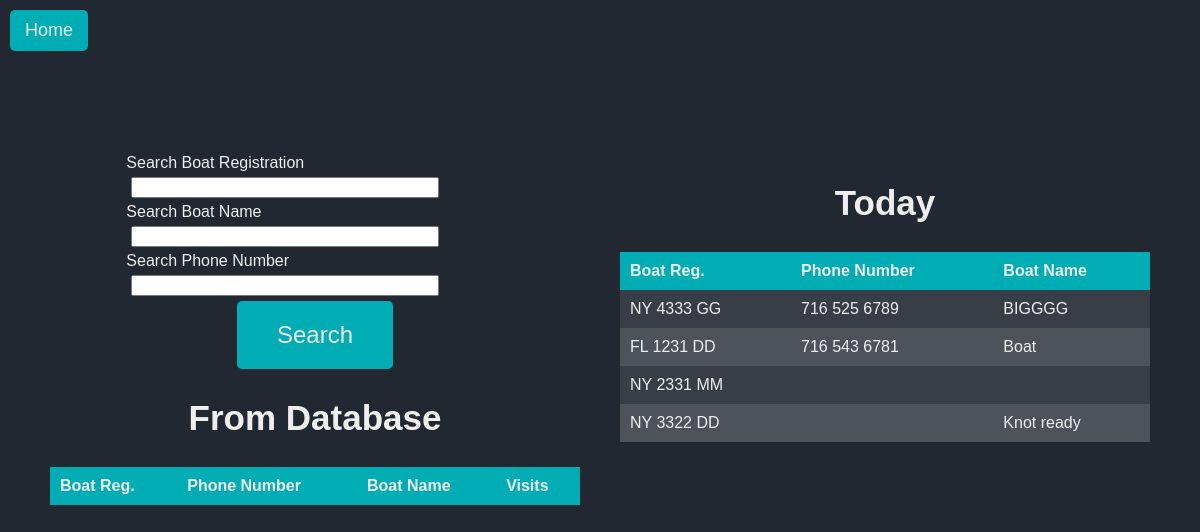
/search (signed in), run on an earlier commit of the app's database.
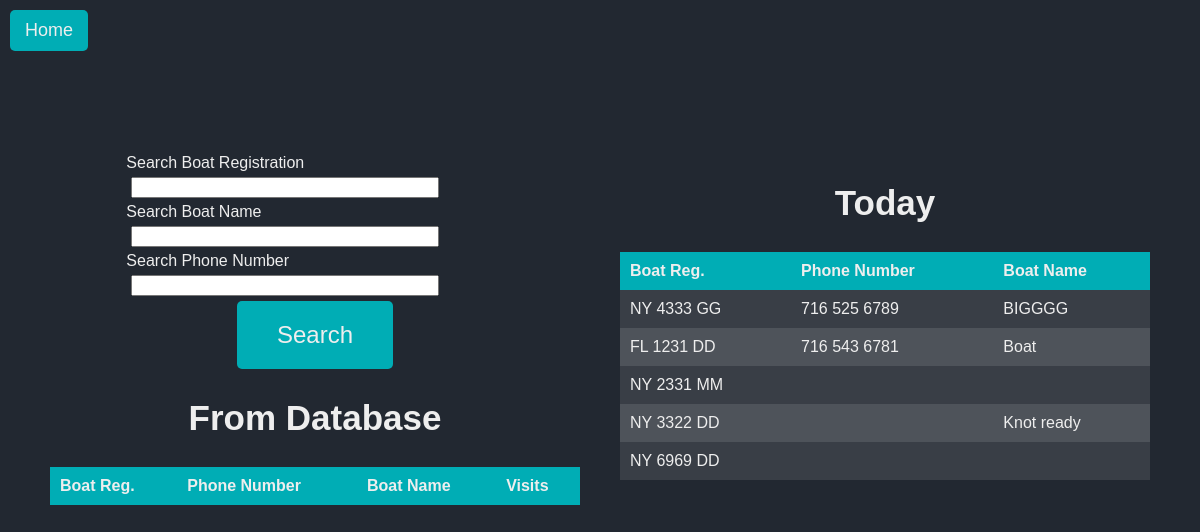
And on a later commit of the database.
### website/models.py (models this page shows)
class Boat(db.Model):
    id = db.Column(db.Integer, primary_key=True)
    boat_reg = db.Column(db.String(150), unique=True)
    sanitized_boat_reg = db.Column(db.String(150), unique=True)
    boat_name = db.Column(db.String(150))
    sanitized_boat_name = db.Column(db.String(150))
    phone_number = db.Column(db.String(150))
    sanitized_phone_number = db.Column(db.String(150))
    owner_name = db.Column(db.String(150))
    sanitized_owner_name = db.Column(db.String(150))
    boat_size = db.Column(db.Integer)
    email = db.Column(db.String(150))
    zipcode = db.Column(db.String(150))
    visits = db.relationship('Visit', backref='boat')
    current_boats_id = db.Column(db.Integer, db.ForeignKey('current_boats.id'))

### website/views.py (the view, shortened to what this page needs)
@views.route('/search', methods=['GET','POST'])
@login_required
def search():
    form = SearchForm()
    results = []
    resultsToday = []
    if CurrentBoats.query.first():
        resultsToday = CurrentBoats.query.first().boats.all()
        print(resultsToday)
    return render_template('search.html', form=form, boats=results, currentboats=resultsToday)

### website/forms.py
class SearchForm(FlaskForm):
    boat_reg = StringField('Search Boat Registration')
    boat_name = StringField('Search Boat Name')
    phone_number = StringField('Search Phone Number')
    submit = SubmitField('Submit')

### website/templates/search.html (shortened to what this page needs)
{% extends "base.html" %}
{%block head%}<a href="{{ url_for('views.home') }}"id="home-btn">Home</a>{%endblock%}
{%block styles%}static/search-styles.css{%endblock%}
{% block content%}
<div id="main-container">
  <div id="left-container" style="flex: 1;">
    <div id="search-container">
      <form method="POST" id="search">
        <div class="form-group">
          {{ form.boat_reg.label }}
          {{ form.boat_reg(class="form-control") }}
        </div>
        <div class="form-group">
          {{ form.boat_name.label }}
          {{ form.boat_name(class="form-control") }}
        </div>
        <div class="form-group">
          {{ form.phone_number.label }}
          {{ form.phone_number(class="form-control") }}
        </div>
        <div id="button-container">
          <button type="submit" class="btn btn-primary" id="login-btn" name="submit-button" value="search">Search</button>
        </div>
      </form>
    </div>
    <div id="table-container">
      <h2>From Database</h2>
      <table id="search-results">
        <thead>
          <tr>
            <th>Boat Reg.</th>
            <th>Phone Number</th>
            <th>Boat Name</th>
            <th>Visits</th>
          </tr>
        </thead>
      </table>
    </div>
  </div>
  <div id="right-container" style="flex: 1;">
    <div id="table-container">
      <h2>Today</h2>
      {%if currentboats%}
      <table id="current-boats">
        <thead>
          <tr>
            <th>Boat Reg.</th>
            <th>Phone Number</th>
            <th>Boat Name</th>
          </tr>
        </thead>
        <tbody>
          {% for boat in currentboats %}
          <tr class="clickable-row" data-href="{{ url_for('views.log_boat', boat_reg=boat.boat_reg, boat_name=boat.boat_name, phone_number=boat.phone_number,  id=boat.id) }}">
            <td>{{ boat.boat_reg }}</td>
            <td>{{ boat.phone_number }}</td>
            <td>{{ boat.boat_name }}</td>
          </tr>
          {% endfor %}
        </tbody>
      </table>
      {% else %}
      <div id="button-container">
            <button type="submit" form="search" class="btn btn-primary" id="login-btn" name="submit-button" value="add">Add New Boat</button>
      </div>
      {%endif%}
    </div>
  </div>
</div>
{%endblock%}

What changed in the data, as far as the page shows it:
added Boat: boat_reg "NY 6969 DD"
